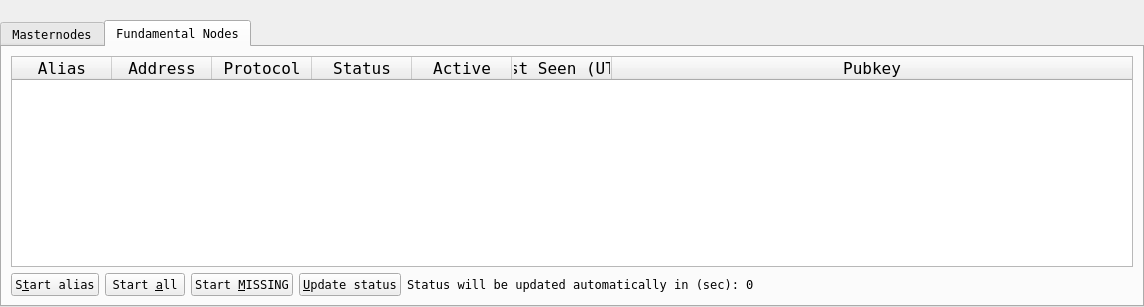
<?xml version="1.0" encoding="UTF-8"?>
<ui version="4.0">
<class>MasternodeList</class>
<widget class="QWidget" name="MasternodeList">
 <property name="geometry">
  <rect>
   <x>0</x>
   <y>0</y>
   <width>1144</width>
   <height>307</height>
  </rect>
 </property>
 <property name="windowTitle">
  <string>Form</string>
 </property>
 <layout class="QVBoxLayout" name="topLayout">
  <property name="leftMargin">
   <number>0</number>
  </property>
  <property name="topMargin">
   <number>0</number>
  </property>
  <property name="rightMargin">
   <number>0</number>
  </property>
  <property name="bottomMargin">
   <number>0</number>
  </property>
  <item>
   <layout class="QVBoxLayout" name="verticalLayout">
    <property name="bottomMargin">
     <number>0</number>
    </property>
    <item>
     <spacer name="horizontalSpacer0">
      <property name="orientation">
       <enum>Qt::Horizontal</enum>
      </property>
      <property name="sizeHint" stdset="0">
       <size>
        <width>40</width>
        <height>20</height>
       </size>
      </property>
     </spacer>
    </item>
    <item>
     <widget class="QTabWidget" name="tabWidget">
      <property name="font">
       <font>
        <family>Andale Mono</family>
       </font>
      </property>
      <property name="currentIndex">
       <number>1</number>
      </property>
      <widget class="QWidget" name="tabMyMasternodes">
       <property name="font">
        <font>
         <family>Andale Mono</family>
        </font>
       </property>
       <attribute name="title">
        <string>Masternodes</string>
       </attribute>
       <layout class="QGridLayout" name="gridLayout_2">
        <item row="0" column="0">
         <layout class="QVBoxLayout" name="verticalLayout_2">
          <property name="bottomMargin">
           <number>0</number>
          </property>
          <item>
           <layout class="QHBoxLayout" name="horizontalLayout_note">
            <property name="bottomMargin">
             <number>0</number>
            </property>
            <item>
             <widget class="QLabel" name="updateNote">
              <property name="font">
               <font>
                <family>Andale Mono</family>
               </font>
              </property>
              <property name="text">
               <string>Note: Status of your masternodes in local wallet can potentially be slightly incorrect.&lt;br /&gt;Always wait for wallet to sync additional data and then double check from another node&lt;br /&gt;if your node should be running but you still see &quot;MISSING&quot; in &quot;Status&quot; field.</string>
              </property>
             </widget>
            </item>
           </layout>
          </item>
          <item>
           <widget class="QTableWidget" name="tableWidgetMyMasternodes">
            <property name="minimumSize">
             <size>
              <width>695</width>
              <height>0</height>
             </size>
            </property>
            <property name="palette">
             <palette>
              <active>
               <colorrole role="Text">
                <brush brushstyle="SolidPattern">
                 <color alpha="255">
                  <red>51</red>
                  <green>51</green>
                  <blue>51</blue>
                 </color>
                </brush>
               </colorrole>
              </active>
              <inactive>
               <colorrole role="Text">
                <brush brushstyle="SolidPattern">
                 <color alpha="255">
                  <red>51</red>
                  <green>51</green>
                  <blue>51</blue>
                 </color>
                </brush>
               </colorrole>
              </inactive>
              <disabled>
               <colorrole role="Text">
                <brush brushstyle="SolidPattern">
                 <color alpha="255">
                  <red>85</red>
                  <green>85</green>
                  <blue>85</blue>
                 </color>
                </brush>
               </colorrole>
              </disabled>
             </palette>
            </property>
            <property name="font">
             <font>
              <family>Andale Mono</family>
             </font>
            </property>
            <property name="editTriggers">
             <set>QAbstractItemView::NoEditTriggers</set>
            </property>
            <property name="alternatingRowColors">
             <bool>true</bool>
            </property>
            <property name="selectionMode">
             <enum>QAbstractItemView::SingleSelection</enum>
            </property>
            <property name="selectionBehavior">
             <enum>QAbstractItemView::SelectRows</enum>
            </property>
            <property name="showGrid">
             <bool>false</bool>
            </property>
            <property name="sortingEnabled">
             <bool>true</bool>
            </property>
            <attribute name="horizontalHeaderStretchLastSection">
             <bool>true</bool>
            </attribute>
            <column>
             <property name="text">
              <string>Alias</string>
             </property>
            </column>
            <column>
             <property name="text">
              <string>Address</string>
             </property>
            </column>
            <column>
             <property name="text">
              <string>Protocol</string>
             </property>
            </column>
            <column>
             <property name="text">
              <string>Status</string>
             </property>
            </column>
            <column>
             <property name="text">
              <string>Active</string>
             </property>
            </column>
            <column>
             <property name="text">
              <string>Last Seen (UTC)</string>
             </property>
            </column>
            <column>
             <property name="text">
              <string>Pubkey</string>
             </property>
            </column>
           </widget>
          </item>
          <item>
           <layout class="QHBoxLayout" name="horizontalLayout_5">
            <property name="bottomMargin">
             <number>0</number>
            </property>
            <item>
             <widget class="QPushButton" name="startButton">
              <property name="font">
               <font>
                <family>Andale Mono</family>
               </font>
              </property>
              <property name="text">
               <string>S&amp;tart alias</string>
              </property>
             </widget>
            </item>
            <item>
             <widget class="QPushButton" name="startAllButton">
              <property name="font">
               <font>
                <family>Andale Mono</family>
               </font>
              </property>
              <property name="text">
               <string>Start &amp;all</string>
              </property>
             </widget>
            </item>
            <item>
             <widget class="QPushButton" name="startMissingButton">
              <property name="font">
               <font>
                <family>Andale Mono</family>
               </font>
              </property>
              <property name="text">
               <string>Start &amp;MISSING</string>
              </property>
             </widget>
            </item>
            <item>
             <widget class="QPushButton" name="UpdateButton">
              <property name="font">
               <font>
                <family>Andale Mono</family>
               </font>
              </property>
              <property name="text">
               <string>&amp;Update status</string>
              </property>
             </widget>
            </item>
            <item>
             <widget class="QLabel" name="autoupdate_label">
              <property name="font">
               <font>
                <family>Andale Mono</family>
               </font>
              </property>
              <property name="text">
               <string>Status will be updated automatically in (sec):</string>
              </property>
             </widget>
            </item>
            <item>
             <widget class="QLabel" name="secondsLabel">
              <property name="text">
               <string>0</string>
              </property>
             </widget>
            </item>
            <item>
             <spacer name="horizontalSpacer_5">
              <property name="orientation">
               <enum>Qt::Horizontal</enum>
              </property>
              <property name="sizeHint" stdset="0">
               <size>
                <width>40</width>
                <height>20</height>
               </size>
              </property>
             </spacer>
            </item>
           </layout>
          </item>
         </layout>
        </item>
       </layout>
      </widget>
      <widget class="QWidget" name="tabAllMasternodes">
       <property name="font">
        <font>
         <family>Andale Mono</family>
        </font>
       </property>
       <attribute name="title">
        <string>Fundamental Nodes</string>
       </attribute>
       <layout class="QGridLayout" name="gridLayout">
        <item row="1" column="0">
         <widget class="QTableWidget" name="tableWidgetMyFundamentalnodes">
          <property name="palette">
           <palette>
            <active>
             <colorrole role="Text">
              <brush brushstyle="SolidPattern">
               <color alpha="255">
                <red>51</red>
                <green>51</green>
                <blue>51</blue>
               </color>
              </brush>
             </colorrole>
            </active>
            <inactive>
             <colorrole role="Text">
              <brush brushstyle="SolidPattern">
               <color alpha="255">
                <red>51</red>
                <green>51</green>
                <blue>51</blue>
               </color>
              </brush>
             </colorrole>
            </inactive>
            <disabled>
             <colorrole role="Text">
              <brush brushstyle="SolidPattern">
               <color alpha="255">
                <red>85</red>
                <green>85</green>
                <blue>85</blue>
               </color>
              </brush>
             </colorrole>
            </disabled>
           </palette>
          </property>
          <property name="font">
           <font>
            <family>Andale Mono</family>
            <pointsize>12</pointsize>
           </font>
          </property>
          <property name="editTriggers">
           <set>QAbstractItemView::NoEditTriggers</set>
          </property>
          <property name="alternatingRowColors">
           <bool>true</bool>
          </property>
          <property name="selectionBehavior">
           <enum>QAbstractItemView::SelectRows</enum>
          </property>
          <property name="showGrid">
           <bool>false</bool>
          </property>
          <property name="sortingEnabled">
           <bool>true</bool>
          </property>
          <property name="wordWrap">
           <bool>false</bool>
          </property>
          <attribute name="horizontalHeaderStretchLastSection">
           <bool>true</bool>
          </attribute>
          <column>
           <property name="text">
            <string>Alias</string>
           </property>
          </column>
          <column>
           <property name="text">
            <string>Address</string>
           </property>
          </column>
          <column>
           <property name="text">
            <string>Protocol</string>
           </property>
          </column>
          <column>
           <property name="text">
            <string>Status</string>
           </property>
          </column>
          <column>
           <property name="text">
            <string>Active</string>
           </property>
          </column>
          <column>
           <property name="text">
            <string>Last Seen (UTC)</string>
           </property>
          </column>
          <column>
           <property name="text">
            <string>Pubkey</string>
           </property>
          </column>
         </widget>
        </item>
        <item row="2" column="0">
         <layout class="QHBoxLayout" name="horizontalLayout_5">
          <property name="bottomMargin">
           <number>0</number>
          </property>
          <item>
           <widget class="QPushButton" name="startButtonFundamentalNode">
            <property name="font">
             <font>
              <family>Andale Mono</family>
             </font>
            </property>
            <property name="text">
             <string>S&amp;tart alias</string>
            </property>
           </widget>
          </item>
          <item>
           <widget class="QPushButton" name="startAllButtonFundamentalNode">
            <property name="font">
             <font>
              <family>Andale Mono</family>
             </font>
            </property>
            <property name="text">
             <string>Start &amp;all</string>
            </property>
           </widget>
          </item>
          <item>
           <widget class="QPushButton" name="startMissingButtonFundamentalNode">
            <property name="font">
             <font>
              <family>Andale Mono</family>
             </font>
            </property>
            <property name="text">
             <string>Start &amp;MISSING</string>
            </property>
           </widget>
          </item>
          <item>
           <widget class="QPushButton" name="UpdateButtonFundamentalNode">
            <property name="font">
             <font>
              <family>Andale Mono</family>
             </font>
            </property>
            <property name="text">
             <string>&amp;Update status</string>
            </property>
           </widget>
          </item>
          <item>
           <widget class="QLabel" name="autoupdate_labelFundamentalNode">
            <property name="font">
             <font>
              <family>Andale Mono</family>
             </font>
            </property>
            <property name="text">
             <string>Status will be updated automatically in (sec):</string>
            </property>
           </widget>
          </item>
          <item>
           <widget class="QLabel" name="secondsLabelFundamentalNode">
            <property name="text">
             <string>0</string>
            </property>
           </widget>
          </item>
          <item>
           <spacer name="horizontalSpacer_5">
            <property name="orientation">
             <enum>Qt::Horizontal</enum>
            </property>
            <property name="sizeHint" stdset="0">
             <size>
              <width>40</width>
              <height>20</height>
             </size>
            </property>
           </spacer>
          </item>
         </layout>
        </item>
       </layout>
      </widget>
     </widget>
    </item>
   </layout>
  </item>
 </layout>
</widget>
<resources/>
<connections/>
</ui>
